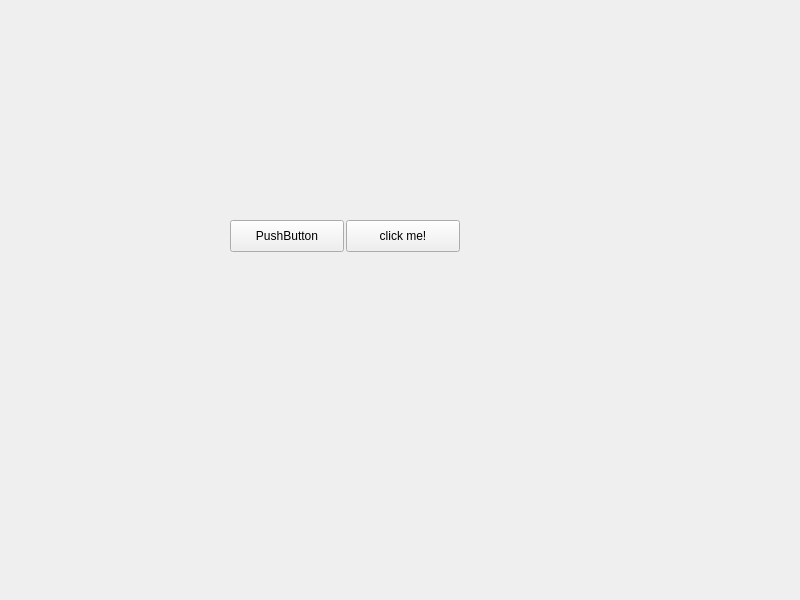
<?xml version="1.0" encoding="UTF-8"?>
<ui version="4.0">
    <class>Form</class>
    <widget class="QWidget" name="Form">
        <property name="geometry">
            <rect>
                <x>0</x>
                <y>0</y>
                <width>800</width>
                <height>600</height>
            </rect>
        </property>
        <property name="windowTitle">
            <string>Hello</string>
        </property>
        <widget class="QPushButton" name="pushButton">
            <property name="geometry">
                <rect>
                    <x>230</x>
                    <y>220</y>
                    <width>114</width>
                    <height>32</height>
                </rect>
            </property>
            <property name="text">
                <string>PushButton</string>
            </property>
        </widget>
        <widget class="QPushButton" name="btnTest">
            <property name="geometry">
                <rect>
                    <x>346</x>
                    <y>220</y>
                    <width>114</width>
                    <height>32</height>
                </rect>
            </property>
            <property name="text">
                <string>click me!</string>
            </property>
        </widget>
    </widget>
    <resources/>
    <connections/>
</ui>
